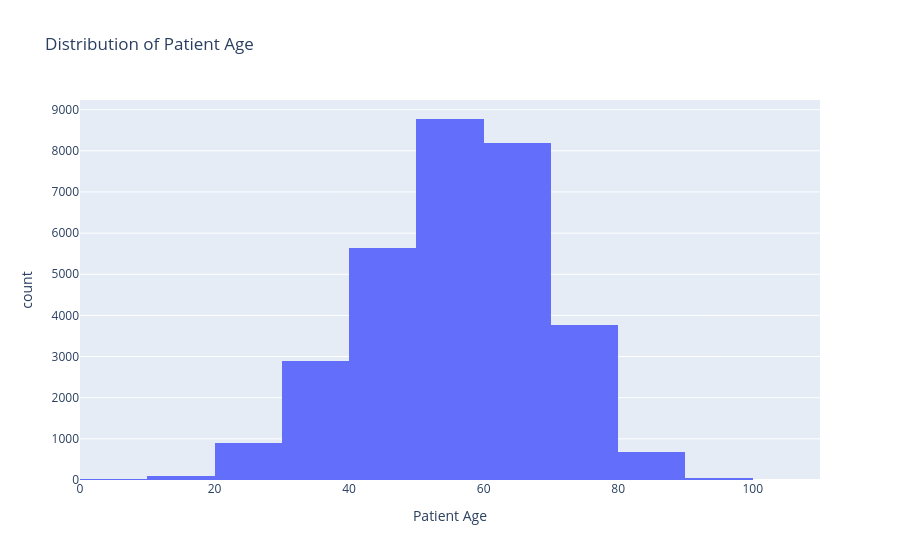

The notebook cell this image was saved under:
### Code cell
px.histogram(df_age, x="patient_age", nbins=20, title="Distribution of Patient Age", labels={"patient_age": "Patient Age"}, color_discrete_sequence=["#636EFA"])

### Figure 1 — Plotly figure (JSON) as saved in the notebook; plotly's stock layout.template omitted (floating-point values rounded to 4 significant figures; data arrays with more than 128 entries replaced by an {"elided": "..."} marker saying what was removed)
{"data": [{"bingroup": "x", "hovertemplate": "Patient Age=%{x}<br>count=%{y}<extra></extra>", "legendgroup": "", "marker": {"color": "#636EFA", "pattern": {"shape": ""}}, "name": "", "nbinsx": 20, "orientation": "v", "showlegend": false, "type": "histogram", "x": {"elided": "54170 float values"}, "xaxis": "x", "yaxis": "y"}], "layout": {"barmode": "relative", "legend": {"tracegroupgap": 0}, "title": {"text": "Distribution of Patient Age"}, "xaxis": {"anchor": "y", "domain": [0, 1], "title": {"text": "Patient Age"}}, "yaxis": {"anchor": "x", "domain": [0, 1], "title": {"text": "count"}}}}
